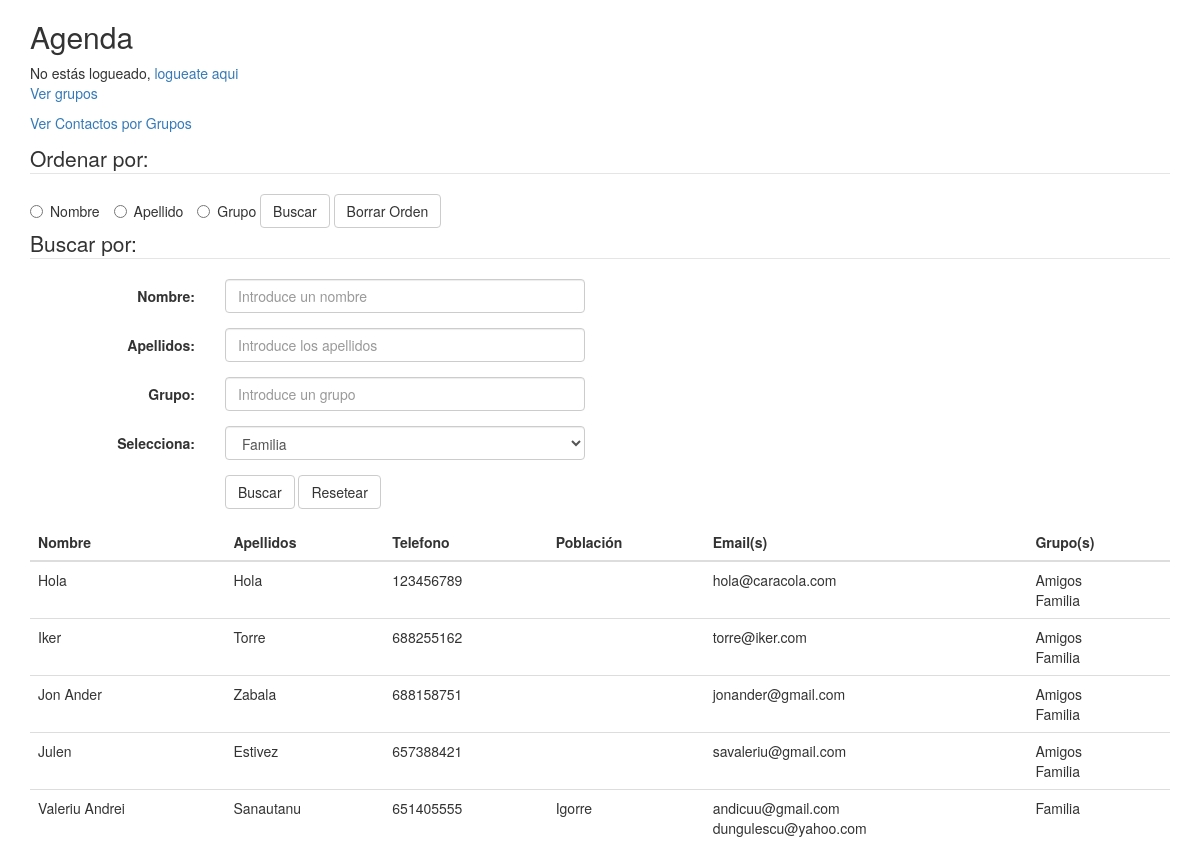
The app's page /agenda/index.php with its own data.
### tables this page shows
CREATE TABLE `contactos` (
  `idContacto` int(11) NOT NULL,
  `Nombre` varchar(20) NOT NULL,
  `Apellidos` varchar(20) NOT NULL,
  `Telefono` int(11) NOT NULL,
  `Poblacion` varchar(30) NOT NULL
);

### agenda/index.php (called while the page is built, shortened)
<?php
require_once("../controlador/cAgenda.php");
?>

### modelo/mAgenda.php (called while the page is built, shortened)
<?php
class Contacto {
    private $contacto;
    private $grupo;
    private $link;
    public function __construct() {
        $this->contacto = array();
        $this->link = new mysqli('localhost', 'root', '', 'dser_agenda');
    }
    private function set_names() {
        return $this->link->query("SET NAMES 'utf8'");
    }
    public function lista_grupos() {
      $sql="SELECT * FROM `grupos`";
      foreach ($this->link->query($sql) as $res) {
          $this->grupo[]=$res;
      }
      return $this->grupo;
      $this->link=null;
    }
    public function lista_contactos($orden, $nombre, $apellidos, $grupo) {
        switch ($orden) {
          default:
          $sql="select c.idContacto id, c.Nombre, c.Apellidos, c.Telefono, c.Poblacion, group_concat(distinct e.email separator '<br>') Email, group_concat(distinct g.Nombre separator '<br>') as Grupo
                from contactos c, emails e, grupos g, rel_grupos rg
                WHERE (rg.idContacto = c.idContacto) AND (g.idGrupo = rg.idGrupo) AND (e.idContacto = c.idContacto) $nombre $apellidos $grupo
                group by c.idContacto order by c.Nombre";
            break;
        }
        foreach ($this->link->query($sql) as $res) {
            $this->contacto[]=$res;
        }
        return $this->contacto;
        $this->link=null;
    }
}
?>

### vista/vAgenda.php (the view, shortened to what this page needs)
<!DOCTYPE html>
<html lang="en">
<head>
  <link rel="stylesheet" href="css/bootstrap.css">
  <link rel="stylesheet" href="css/estilo.css">
</head>
<body>
  <div class="container">
    <h2>Agenda</h2>
    <?php
    if (isset($_SESSION['loggedin']) && $_SESSION['loggedin'] == true) {
      echo ("Estás logueado, usuario: " . $_SESSION['username'] . ", rol: " . $_SESSION['rol'] . ", <a href='login/logout.php'>salir</a>");
    } else {
      echo ("No estás logueado, <a href='login'>logueate aqui</a>");
    }
    ?>
    <p><a href="grupos.php">Ver grupos</a></p>
    <p><a href="contactosPorGrupos.php">Ver Contactos por Grupos</a></p>
    <fieldset>
      <legend>Ordenar por:</legend>
      <form method="post" action="index.php">
        <label class="radio-inline">
          <input type="radio" name="orden"
          <?php if (isset($_COOKIE["orden"]) && $_COOKIE["orden"]=="nombre") echo "checked";?>
          value="nombre">Nombre
        </label>
        <label class="radio-inline">
          <input type="radio" name="orden"
          <?php if (isset($_COOKIE["orden"]) && $_COOKIE["orden"]=="apellido") echo "checked";?>
          value="apellido">Apellido
        </label>
        <label class="radio-inline">
          <input type="radio" name="orden"
          <?php if (isset($_COOKIE["orden"]) && $_COOKIE["orden"]=="grupo") echo "checked";?>
          value="grupo">Grupo
        </label>
        <button type="submit" class="btn btn-default">Buscar</button>
        <button type="submit" class="btn btn-default" name="borrarOrden">Borrar Orden</button>
      </form>
    </fieldset>
    <form class="form-horizontal" action="index.php" method="POST">
      <fieldset>
        <legend>Buscar por:</legend>
        <div class="form-group row">
          <label class="control-label col-sm-2" for="email">Nombre:</label>
          <div class="col-sm-4">
            <input type="text" class="form-control" id="nombre" placeholder="Introduce un nombre" name="nombre" <?php
            ?>>
          </div>
        </div>
        <div class="form-group">
          <label class="control-label col-sm-2" for="pwd">Apellidos:</label>
          <div class="col-sm-4">
            <input type="text" class="form-control" id="apellidos" placeholder="Introduce los apellidos" name="apellidos">
          </div>
        </div>
        <div class="form-group">
          <label class="control-label col-sm-2" for="pwd">Grupo:</label>
          <div class="col-sm-4">
            <input type="text" class="form-control" id="grupo" placeholder="Introduce un grupo" name="grupo">
          </div>
        </div>
        <div class="form-group">
          <label class="control-label col-sm-2" for="pwd">Selecciona:</label>
          <div class="col-sm-4">
            <select class="form-control" required id="filtroGrupo" name="filtroGrupo">
            <?php
            for($i=0;$i<count($rowGrupos);$i++)
            {
              ?>
                <option value="<?php echo $rowGrupos[$i]["idGrupo"]; ?>"><?php echo $rowGrupos[$i]["Nombre"]; ?></option>
              <?php } ?>
            </select>
          </div>
        </div>
        <div class="form-group">
          <div class="col-sm-offset-2 col-sm-10">
            <button type="submit" class="btn btn-default">Buscar</button>
            <button type="submit" class="btn btn-default" name="resetear">Resetear</button>
          </div>
        </fieldset>
      </form>
      <table class="table table-hover">
        <thead>
          <tr>
            <th><?php if (isset($_COOKIE["orden"]) && $_COOKIE["orden"]=="nombre") echo "↓";?>Nombre</th>
            <th><?php if (isset($_COOKIE["orden"]) && $_COOKIE["orden"]=="apellido") echo "↓";?>Apellidos</th>
            <th>Telefono</th>
            <th>Población</th>
            <th>Email(s)</th>
            <th><?php if (isset($_COOKIE["orden"]) && $_COOKIE["orden"]=="grupo") echo "↓";?>Grupo(s)</th>
          </tr>
        </thead>
        <tbody>
          <?php
          for($i=0;$i<count($row);$i++)
          {
            ?>
            <tr id="<?php echo $row[$i]["id"]; ?>">
              <td><?php echo $row[$i]["Nombre"]; ?></td>
              <td><?php echo $row[$i]["Apellidos"]; ?></td>
              <td><?php echo $row[$i]["Telefono"]; ?></td>
              <td><?php echo $row[$i]["Poblacion"]; ?></td>
              <td><?php echo $row[$i]["Email"]; ?></td>
              <td><?php echo $row[$i]["Grupo"]; ?></td>
            </tr>
            <?php
          }
            ?>
          </tbody>
        </table>
      </div>
    </body>
    </html>

### records on screen
contactos: Nombre "Hola", Apellidos "Hola", Telefono "123456789", Email "hola@caracola.com", Grupo "Amigos Familia"
contactos: Nombre "Iker", Apellidos "Torre", Telefono "688255162", Email "torre@iker.com", Grupo "Amigos Familia"
contactos: Nombre "Jon Ander", Apellidos "Zabala", Telefono "688158751", Email "jonander@gmail.com", Grupo "Amigos Familia"
contactos: Nombre "Julen", Apellidos "Estivez", Telefono "657388421", Email "savaleriu@gmail.com", Grupo "Amigos Familia"
contactos: Nombre "Valeriu Andrei", Apellidos "Sanautanu", Telefono "651405555", Poblacion "Igorre", Email "andicuu@gmail.com dungulescu@yahoo.com", Grupo "Familia"

### other values on screen
form field filtroGrupo "Familia"
